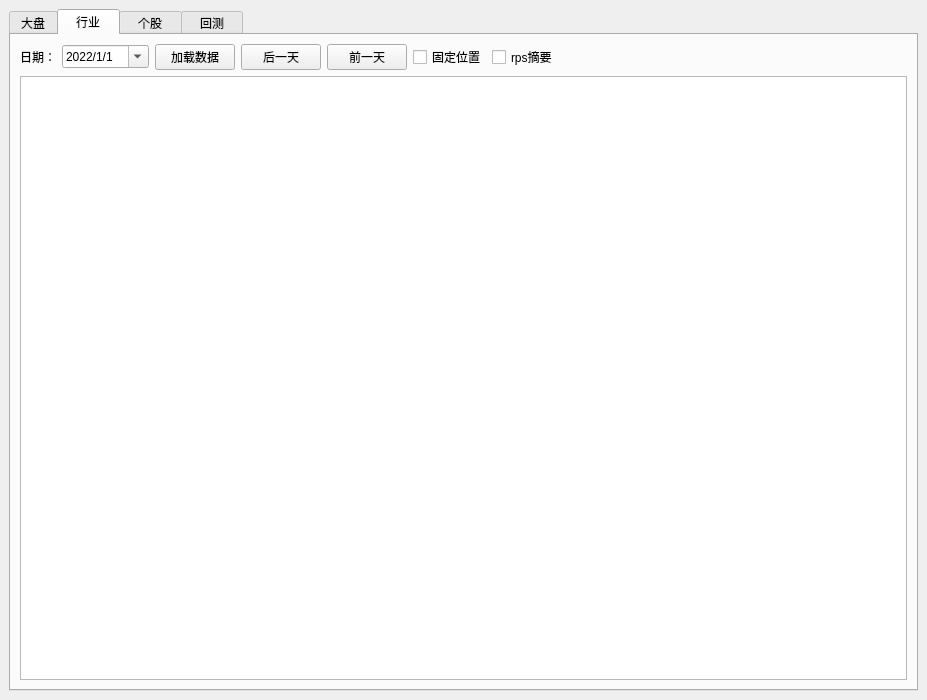
<?xml version="1.0" encoding="UTF-8"?>
<ui version="4.0">
 <class>MainWindow</class>
 <widget class="QMainWindow" name="MainWindow">
  <property name="geometry">
   <rect>
    <x>0</x>
    <y>0</y>
    <width>927</width>
    <height>700</height>
   </rect>
  </property>
  <property name="windowTitle">
   <string>MainWindow</string>
  </property>
  <widget class="QWidget" name="centralwidget">
   <layout class="QVBoxLayout" name="verticalLayout_4">
    <item>
     <widget class="QTabWidget" name="tabWidget">
      <property name="currentIndex">
       <number>1</number>
      </property>
      <widget class="QWidget" name="tab_4">
       <attribute name="title">
        <string>大盘</string>
       </attribute>
      </widget>
      <widget class="QWidget" name="tab">
       <attribute name="title">
        <string>  行业  </string>
       </attribute>
       <layout class="QVBoxLayout" name="verticalLayout_3">
        <item>
         <layout class="QVBoxLayout" name="verticalLayout">
          <item>
           <layout class="QHBoxLayout" name="horizontalLayout">
            <item>
             <widget class="QLabel" name="label">
              <property name="text">
               <string>日期：</string>
              </property>
             </widget>
            </item>
            <item>
             <widget class="QDateTimeEdit" name="dateTimeEdit">
              <property name="dateTime">
               <datetime>
                <hour>0</hour>
                <minute>0</minute>
                <second>0</second>
                <year>2022</year>
                <month>1</month>
                <day>1</day>
               </datetime>
              </property>
              <property name="date">
               <date>
                <year>2022</year>
                <month>1</month>
                <day>1</day>
               </date>
              </property>
              <property name="displayFormat">
               <string>yyyy/M/d</string>
              </property>
              <property name="calendarPopup">
               <bool>true</bool>
              </property>
             </widget>
            </item>
            <item>
             <widget class="QPushButton" name="pb_load">
              <property name="text">
               <string> 加载数据 </string>
              </property>
             </widget>
            </item>
            <item>
             <widget class="QPushButton" name="pb_add">
              <property name="sizePolicy">
               <sizepolicy hsizetype="Fixed" vsizetype="Fixed">
                <horstretch>0</horstretch>
                <verstretch>0</verstretch>
               </sizepolicy>
              </property>
              <property name="text">
               <string> 后一天 </string>
              </property>
             </widget>
            </item>
            <item>
             <widget class="QPushButton" name="pb_sub">
              <property name="sizePolicy">
               <sizepolicy hsizetype="Fixed" vsizetype="Fixed">
                <horstretch>0</horstretch>
                <verstretch>0</verstretch>
               </sizepolicy>
              </property>
              <property name="text">
               <string> 前一天 </string>
              </property>
             </widget>
            </item>
            <item>
             <widget class="QCheckBox" name="cb_block_sort">
              <property name="text">
               <string>固定位置</string>
              </property>
              <property name="checked">
               <bool>false</bool>
              </property>
              <property name="tristate">
               <bool>false</bool>
              </property>
             </widget>
            </item>
            <item>
             <widget class="QCheckBox" name="cb_show_rps">
              <property name="text">
               <string>rps摘要</string>
              </property>
             </widget>
            </item>
            <item>
             <spacer name="horizontalSpacer">
              <property name="orientation">
               <enum>Qt::Horizontal</enum>
              </property>
              <property name="sizeHint" stdset="0">
               <size>
                <width>40</width>
                <height>20</height>
               </size>
              </property>
             </spacer>
            </item>
           </layout>
          </item>
          <item>
           <widget class="QTableView" name="tableView">
            <property name="verticalScrollMode">
             <enum>QAbstractItemView::ScrollPerPixel</enum>
            </property>
            <property name="gridStyle">
             <enum>Qt::DotLine</enum>
            </property>
            <property name="sortingEnabled">
             <bool>true</bool>
            </property>
            <attribute name="horizontalHeaderStretchLastSection">
             <bool>false</bool>
            </attribute>
            <attribute name="verticalHeaderStretchLastSection">
             <bool>false</bool>
            </attribute>
           </widget>
          </item>
         </layout>
        </item>
       </layout>
      </widget>
      <widget class="QWidget" name="tab_2">
       <attribute name="title">
        <string>  个股  </string>
       </attribute>
      </widget>
      <widget class="QWidget" name="tab_3">
       <attribute name="title">
        <string>  回测  </string>
       </attribute>
      </widget>
     </widget>
    </item>
   </layout>
  </widget>
 </widget>
 <resources/>
 <connections/>
</ui>
